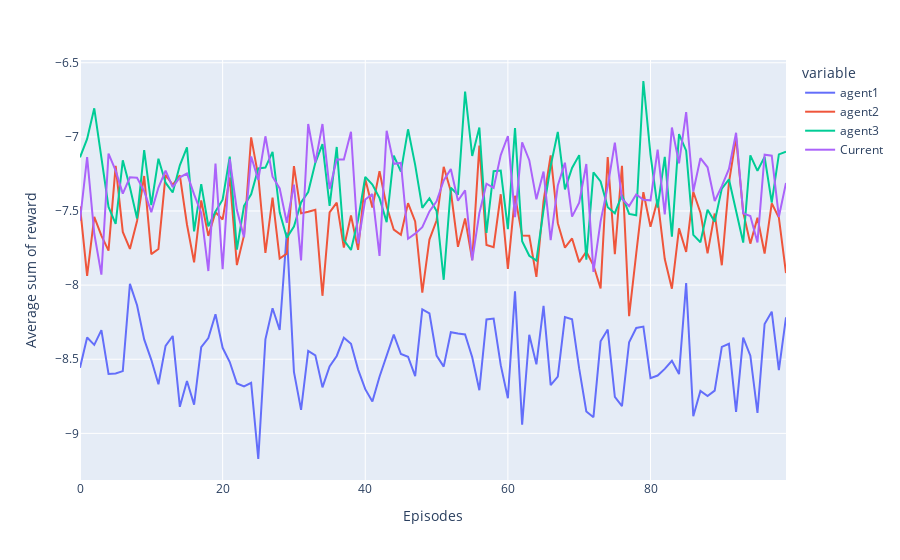

The code cell stored with this chart in its notebook:
### Code cell
fug = px.line(data_eps, y=['agent1', 'agent2', 'agent3', 'Current'])
fug.update_layout(xaxis_title = 'Episodes', yaxis_title = 'Average sum of reward')
fug.show()
